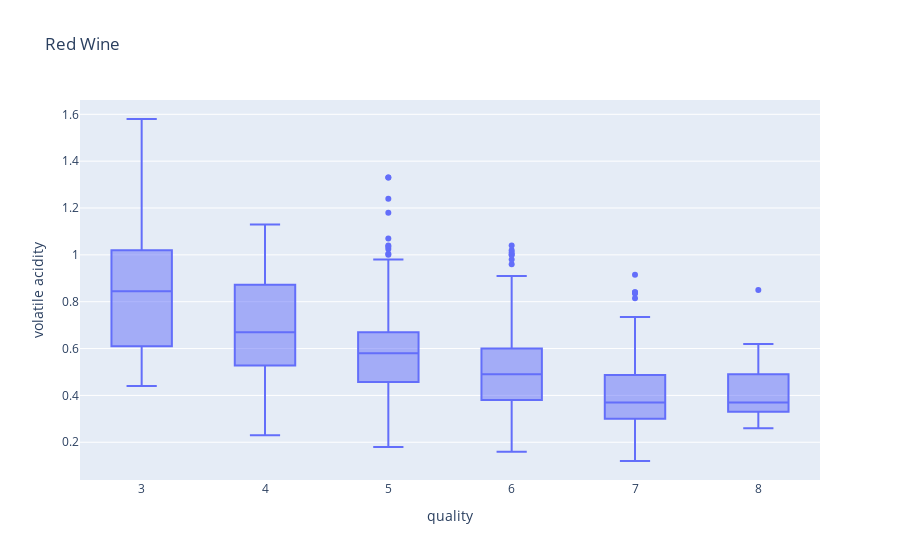

The cell this chart's notebook holds for it:
### Markdown cell above
Both are right skewed, but white seems to not have a great dist (compared to red). Red had a better overall correlation with acid so it might e worthwhile to only worry about red (red=0.41, white=0.17)

### Code cell
px.box(red_wine_data,x="quality",y="volatile acidity",title="Red Wine")

### Figure 1 — Plotly figure (JSON) as saved in the notebook; plotly's stock layout.template omitted (floating-point values rounded to 4 significant figures; data arrays with more than 128 entries replaced by an {"elided": "..."} marker saying what was removed)
{"data": [{"alignmentgroup": "True", "hovertemplate": "quality=%{x}<br>volatile acidity=%{y}<extra></extra>", "legendgroup": "", "marker": {"color": "#636efa"}, "name": "", "notched": false, "offsetgroup": "", "orientation": "v", "showlegend": false, "type": "box", "x": {"elided": "1599 int values"}, "x0": " ", "xaxis": "x", "y": {"elided": "1599 float values"}, "y0": " ", "yaxis": "y"}], "layout": {"boxmode": "group", "legend": {"tracegroupgap": 0}, "title": {"text": "Red Wine"}, "xaxis": {"anchor": "y", "domain": [0, 1], "title": {"text": "quality"}}, "yaxis": {"anchor": "x", "domain": [0, 1], "title": {"text": "volatile acidity"}}}}
